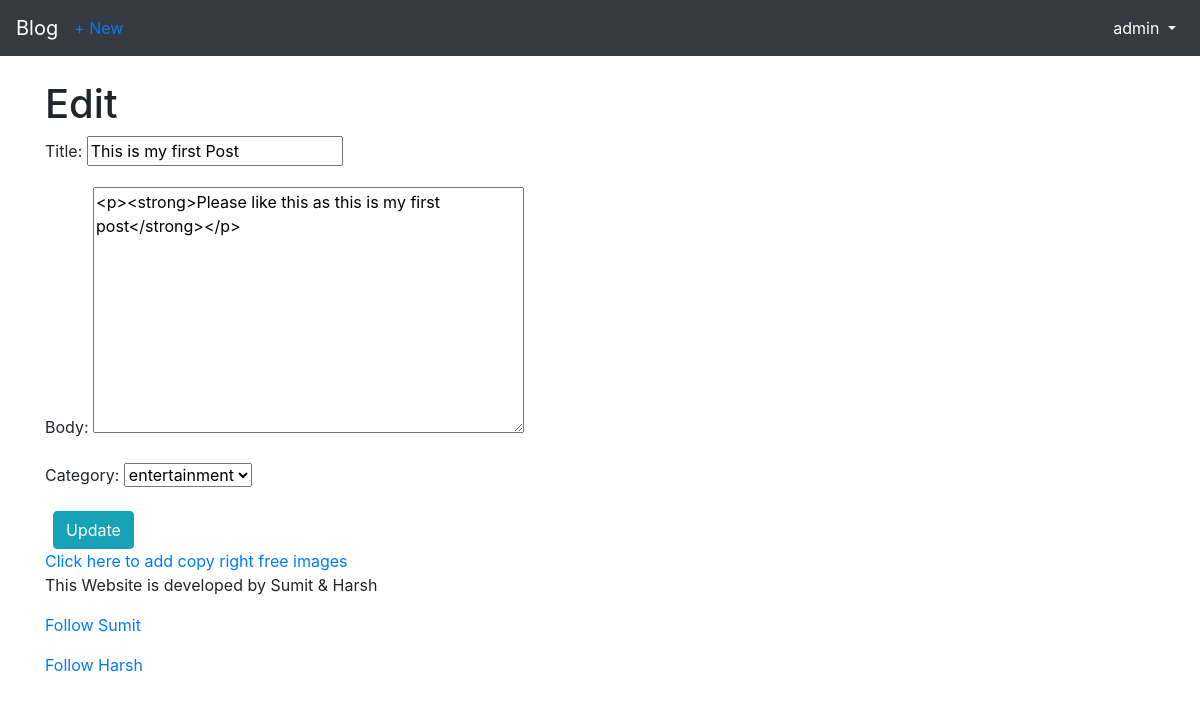
The app's page /articles/1/edit/ (signed in) with its own data.
### users/models.py (models this page shows)
class CustomUser(AbstractUser):
    age = models.PositiveIntegerField(null = True,blank = True)

### articles/models.py (models this page shows, shortened)
class Article(models.Model):
    title = models.CharField(max_length=255)
    body = RichTextField(blank = True, null =True)
    date = models.DateTimeField(auto_now_add = True)
    author = models.ForeignKey(get_user_model(),on_delete=models.CASCADE,)
    likes = models.ManyToManyField(get_user_model(), related_name='article_articles')
    category = models.ForeignKey(Category, on_delete=models.CASCADE)

### articles/views.py (the view)
# urls.py: path('<int:pk>/edit/',ArticleUpdateView.as_view(),name = 'article_edit'),
class ArticleUpdateView(LoginRequiredMixin,UpdateView):
    model = Article
    fields = ('title','body','category',)
    template_name = 'article_edit.html'
    login_url = 'login'
    def dispatch(self, request, *args, **kwargs): # new
        obj = self.get_object()
        if obj.author != self.request.user:
            raise PermissionDenied
        return super().dispatch(request, *args, **kwargs)

### articles/models.py (called while the page is built)
    def __str__(self):
        return self.name

### templates/article_edit.html (shortened to what this page needs)
{% extends 'base.html' %}
{% block content %}
    <h1>Edit</h1>
    <form action="" method="post">
        {{ form.as_p }}
        <button class="btn btn-info ml-2" type="submit">Update</button>
    </form>
<a href="https://free-stock-images-182fb.web.app/">Click here to add copy right free images</a>
{% endblock content %}

### templates/base.html (shortened to what this page needs)
<!DOCTYPE html>
<html>
    <head>
        <link rel="stylesheet" href="https://stackpath.bootstrapcdn.com/bootstrap/4.5.0/css/bootstrap.min.css">
    </head>
    <body>
        <nav class="navbar navbar-expand-md navbar-dark bg-dark mb- ">
            <a class="navbar-brand" href="{% url 'home' %}">Blog</a>
            {% if user.is_authenticated %}
                <ul class="navbar-nav mr-auto">
                    <li class="nav-item"><a href="{% url 'article_new' %}">+ New</a></li>
                </ul>
            {% endif %}
            <div class="collapse navbar-collapse" id="navbarCollapse">
                {% if user.is_authenticated %}
                   <ul class="navbar-nav ml-auto">
                        <li class="nav-item active  ">
                            <a class="nav-link dropdown-toggle" href="#" id="userMenu"
                                data-toggle="dropdown" aria-haspopup="true"
                                aria-expanded="false">
                                {{ user.username }}
                            </a>
                            </li>
                            </ul>
                        {% endif %}
                    </div>
            </nav>
            <br />
        <div class="container">
        {% block content %}
        {% endblock content %}
        </div>
        <div>
            <footer class="container">
                <p>This Website is developed by Sumit & Harsh</p>
                <p><a href="https://github.com/Sumit112192" target="_blank">Follow Sumit</a></p>
                <p><a href="https://github.com/harsh16coder" target="_blank">Follow Harsh</a></p>
            </footer>
        </div>
    </body>
</html>

### records on screen
CustomUser: username "admin"
Article: title "This is my first Post", body "<p><strong>Please like this as this is my first post</strong></p>", category "entertainment"
